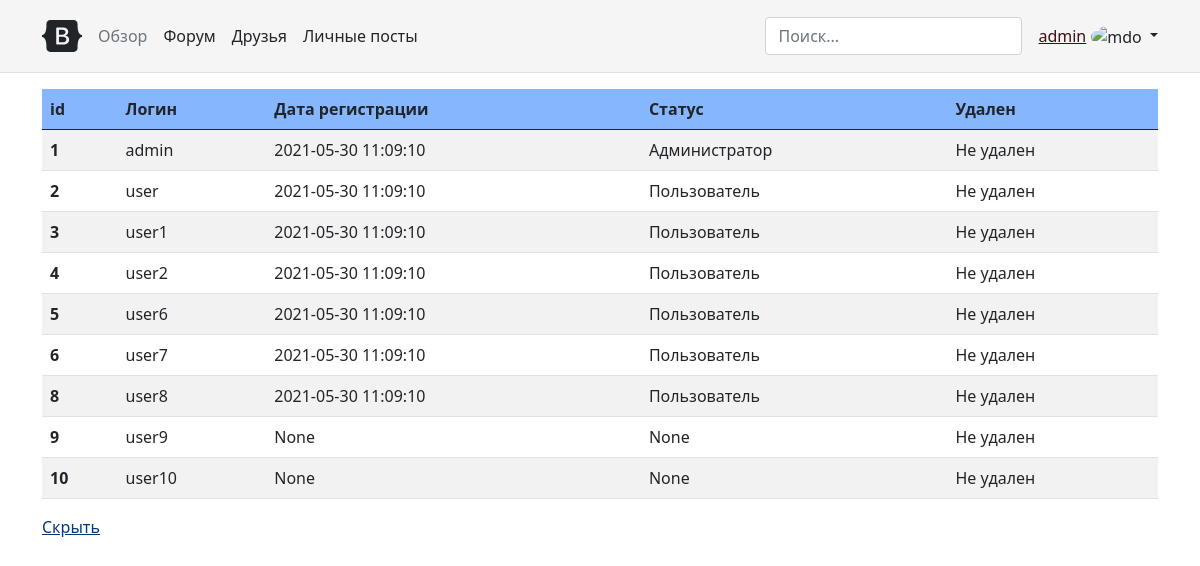
The page /users (signed in) on the database as committed earlier.
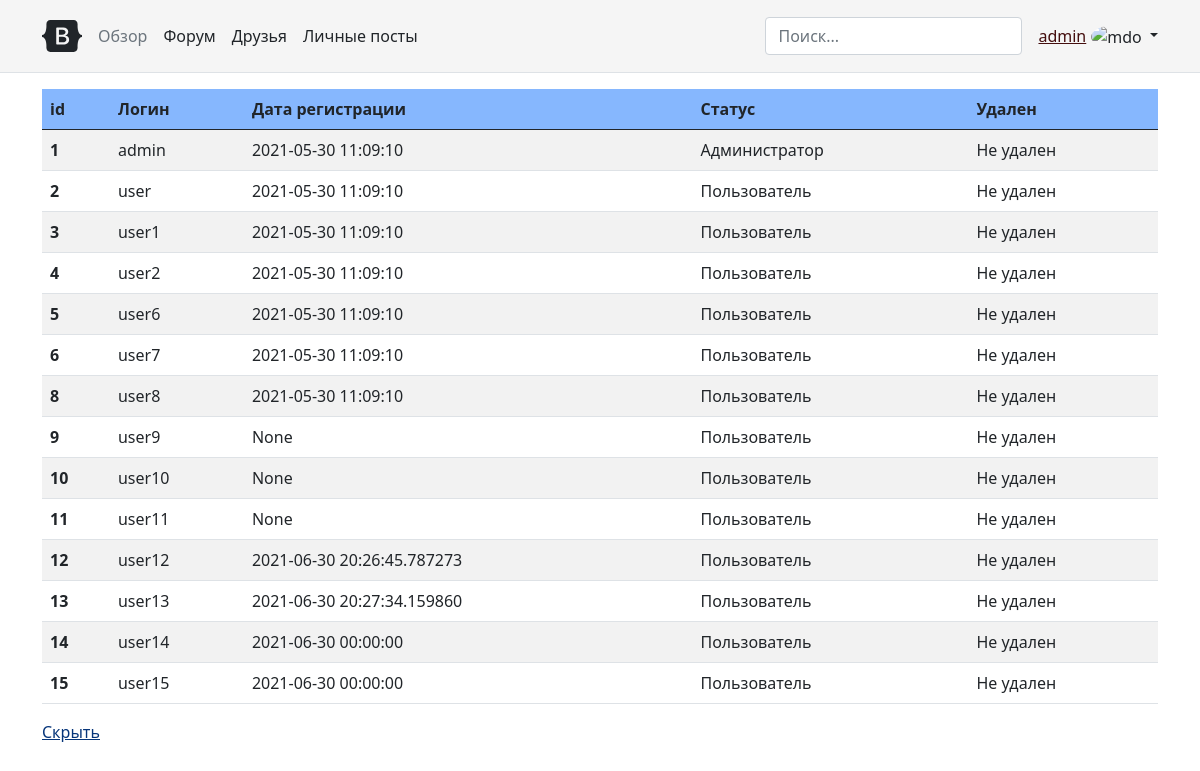
The same page on the database as committed later.
### data/user.py (models this page shows, shortened)
class User(SqlAlchemyBase, UserMixin):
    __tablename__ = 'users'  # Подключение к таблице 'users' базы данных
    id = sqlalchemy.Column(sqlalchemy.Integer, primary_key=True, autoincrement=True)  # Выбор столбца
    login = sqlalchemy.Column(sqlalchemy.String, index=True, unique=True)  # __||__
    hashed_password = sqlalchemy.Column(sqlalchemy.String, nullable=True)  # __||__
    status_id = sqlalchemy.Column(sqlalchemy.Integer, sqlalchemy.ForeignKey('user_status.id'),
                                                                                        nullable=True)
    registration_date = sqlalchemy.Column(sqlalchemy.TIMESTAMP, nullable=True)
    deleted = sqlalchemy.Column(sqlalchemy.Boolean, nullable=True)
    status = relationship("UserStatus", foreign_keys=[status_id])

### data/user_status.py (models this page shows)
class UserStatus(SqlAlchemyBase, UserMixin):
    __tablename__ = 'user_status'  # Подключение к таблице 'users_status' базы данных
    id = sqlalchemy.Column(sqlalchemy.Integer, primary_key=True, autoincrement=True)  # Выбор столбца
    status = sqlalchemy.Column(sqlalchemy.String, nullable=True)
    users = relationship("User")
    def __repr__(self):
        return f'{self.status}'  # возвращает статус

### app.py (the view)
@app.route('/users')
@login_required
def users():  # Возвращает админу список пользователей
    if current_user.status_id != 1:
        return "Доступ запрещен"
    db_sess = db_session.create_session()
    users = db_sess.query(User).order_by(User.id.asc())  # Присвоение переменной таблицы БД
    return render_template('users.html', users=users)

### app.py (called while the page is built)
@login_manager.user_loader  # Логин
def load_user(user_id):
    db_sess = db_session.create_session()
    return db_sess.query(User).get(user_id)

### data/db_session.py (called while the page is built)
def create_session() -> Session:
    global __factory
    return __factory()

### templates/users.html
{% extends "index.html" %}
{% block content %}
    <table class="table table-striped">
        <thead>
        <tr>
              <th scope="col">id</th>
              <th scope="col">Логин</th>
              <th scope="col">Дата регистрации</th>
              <th scope="col">Статус</th>
              <th scope="col">Удален</th>
            </tr>
        </thead>
        <tbody>
          {% for user in users %}
            <tr>
              <th scope="row">{{ user.id }}</th>
              <td>{{ user.login }}</td>
              <td>{{ user.registration_date }}</td>
              <td>{{ user.status}}</td>
              <td>{% if user.deleted == "True" %}{% print("Удален") %}{% else %}{% print("Не удален") %}{% endif %}</td>
            </tr>
          {% endfor %}
        </tbody>
    </table>
    <a href="{{ url_for('clear') }}">Скрыть</a>
{% endblock %}

### templates/index.html (shortened to what this page needs)
<!doctype html>
<html lang="ru">
<html>
<head>
    <link href="{{ url_for('static', filename='bootstrap/css/bootstrap.min.css') }}" rel="stylesheet">
    <link href="{{ url_for('static', filename='css/style.css') }}" rel="stylesheet">
    <link rel="stylesheet" type="text/css"
          href="{{ url_for('static', filename='bootstrap/css/headers.css') }}"/>
</head>
<body>
    <header class="p-3 mb-3 border-bottom" style="">
        <div class="container">
            <div class="d-flex flex-wrap align-items-center justify-content-center justify-content-lg-start">
                <a href="/" class="d-flex align-items-center mb-2 mb-lg-0 text-dark text-decoration-none">
                    <svg class="bi me-2" width="40" height="32" role="img" aria-label="Bootstrap">
                        <use xlink:href="#bootstrap"></use>
                    </svg>
                </a>
                <ul class="nav col-12 col-lg-auto me-lg-auto mb-2 justify-content-center mb-md-0">
                    <li><a href="#" class="nav-link px-2 link-secondary">Обзор</a></li>
                    <li><a href="{{ url_for('sections') }}" class="nav-link px-2 link-dark">Форум</a></li>
                    <li><a href="#" class="nav-link px-2 link-dark">Друзья</a></li>
                    <li><a href="#" class="nav-link px-2 link-dark">Личные посты</a></li>
                </ul>
                <form class="col-12 col-lg-auto mb-3 mb-lg-0 me-lg-3">
                    <input type="search" class="form-control" placeholder="Поиск..." aria-label="Поиск">
                </form>
                {% if current_user.is_authenticated %}
                    <a id="user-url" href="##" style="margin-right: 5px">{{ current_user.login }}</a>
                    <div class="dropdown text-end">
                        <a href="#" class="d-block link-dark text-decoration-none dropdown-toggle"
                           id="dropdownUser1" data-bs-toggle="dropdown" aria-expanded="false">
                            <img src="https://okeygeek.ru/wp-content/uploads/2020/03/no_avatar.png"
                                            alt="mdo" width="32" height="32" class="rounded-circle">
                        </a>
                    </div>
                {% endif %}
            </div>
        </div>
    </header>
    <main role="main" class="container">
        {% block content %}{% endblock %}
    </main>
</body>
</html>

### static/css/style.css (style rules this page uses)
body { background-color: white; }
header { background-color: whitesmoke; }
thead { background-color: #86b7fe; }
#user-url { color: #440e0e }
a { color: #06357a }

Rows that differ between the two databases and show on the page:
changed User "user9": status "None" → "Пользователь"
changed User "user10": status "None" → "Пользователь"
added User: id "11", login "user11", registration_date "None", status "Пользователь", print "Не удален"
added User: id "12", login "user12", registration_date "2021-06-30 20:26:45.787273", status "Пользователь", print "Не удален"
added User: id "13", login "user13", registration_date "2021-06-30 20:27:34.159860", status "Пользователь", print "Не удален"
added User: id "14", login "user14", registration_date "2021-06-30 00:00:00", status "Пользователь", print "Не удален"
added User: id "15", login "user15", registration_date "2021-06-30 00:00:00", status "Пользователь", print "Не удален"
